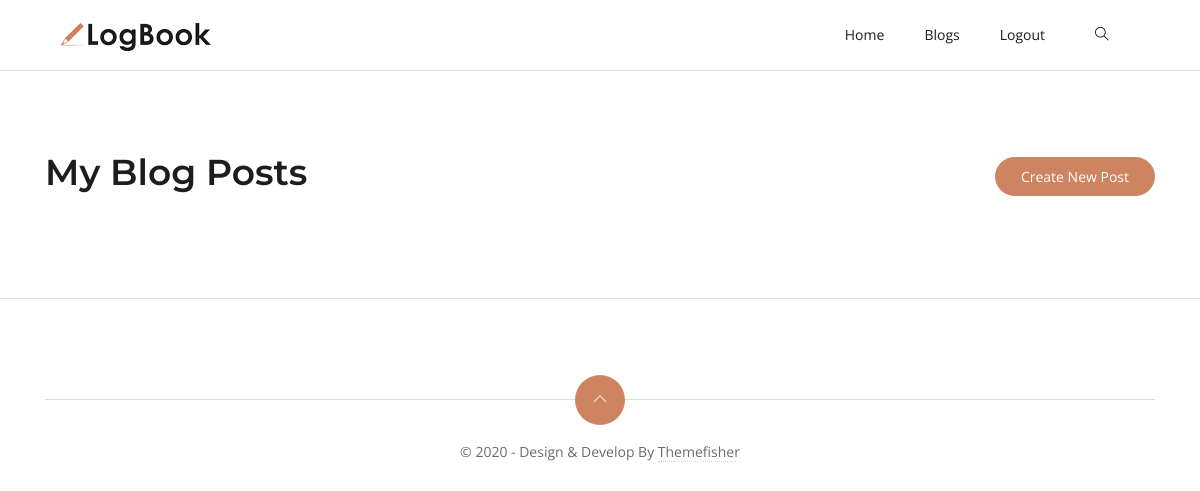
/posts/ (signed in), run on an earlier commit of the app's database.
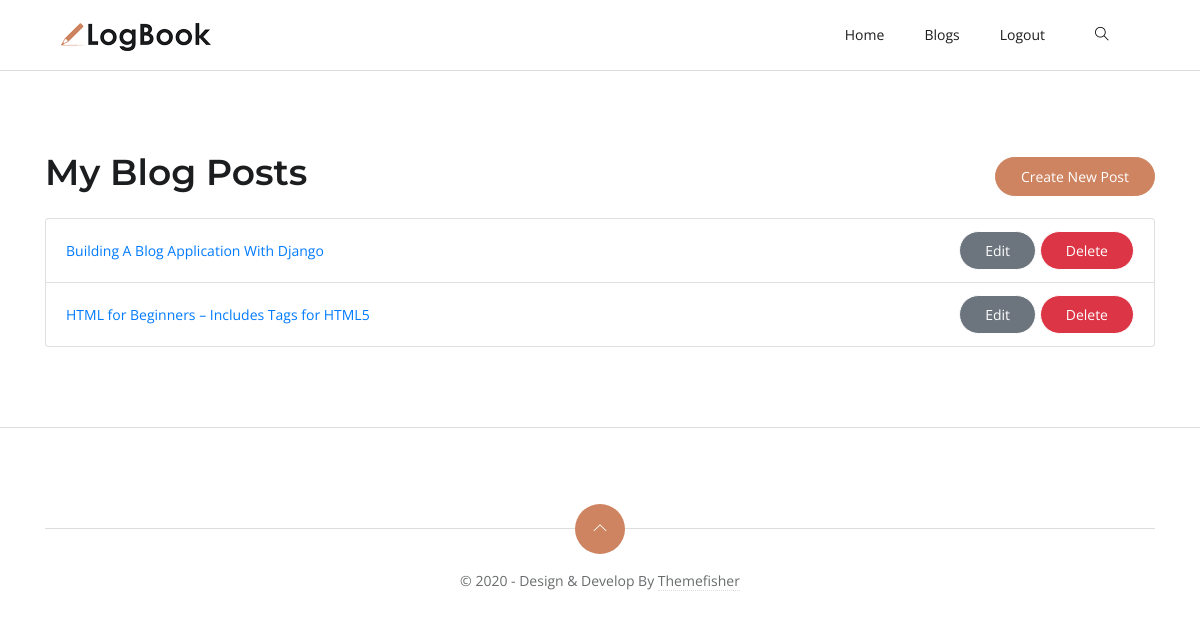
And on a later commit of the database.
### blog/models.py (models this page shows, shortened)
class Post(models.Model):
    title = models.CharField(max_length=500)
    slug = models.SlugField(unique=True, blank=True)
    content = models.TextField()
    published_date = models.DateTimeField(auto_now=True, blank=True)
    post_image = models.ImageField(
        null=True, default="post-2.jpg", upload_to="postImage"
    )
    author = models.ForeignKey(User, on_delete=models.CASCADE)
    category = models.ManyToManyField(Category)
    created_at = models.DateTimeField(auto_now_add=True)
    updated_date = models.DateTimeField(auto_now=True)

### blog/views.py (the view)
# urls.py: path("posts/", views.post_list, name="post_list"),
@login_required
def post_list(request):
    posts = Post.objects.filter(author=request.user)
    return render(request, "post/post_list.html", {"posts": posts})

### templates/post/post_list.html
{% extends "base.html" %} {% block content %}
<section class="section-sm">
  <div class="container">
    <div class="d-flex justify-content-between align-items-center mb-3">
      <h2>My Blog Posts</h2>
      <a href="{% url 'create-post' %}" class="btn btn-primary"
        >Create New Post</a
      >
    </div>
    <ul class="list-group">
      {% for post in posts %}
      <li
        class="list-group-item d-flex justify-content-between align-items-center"
      >
        <a href="{% url 'post' post.slug %}">{{ post.title }}</a>
        <div>
          <a
            href="{% url 'post_edit' post.slug %}"
            class="btn btn-sm btn-secondary"
            >Edit</a
          >
          <a
            href="{% url 'post_delete' post.slug %}"
            class="btn btn-sm btn-danger"
            >Delete</a
          >
        </div>
      </li>
      {% endfor %}
    </ul>
  </div>
</section>
{% endblock %}

What changed in the data, as far as the page shows it:
added Post: title "Building A Blog Application With Django"
added Post: title "HTML for Beginners – Includes Tags for HTML5"
